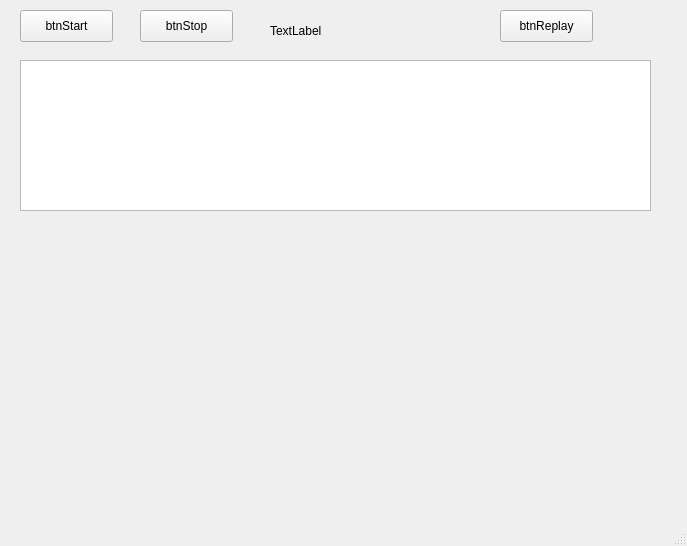
<?xml version="1.0" encoding="UTF-8"?>
<ui version="4.0">
 <class>MainWindow</class>
 <widget class="QMainWindow" name="MainWindow">
  <property name="geometry">
   <rect>
    <x>0</x>
    <y>0</y>
    <width>687</width>
    <height>546</height>
   </rect>
  </property>
  <property name="windowTitle">
   <string>MainWindow</string>
  </property>
  <widget class="QWidget" name="centralwidget">
   <widget class="QPushButton" name="startButton">
    <property name="geometry">
     <rect>
      <x>20</x>
      <y>10</y>
      <width>93</width>
      <height>32</height>
     </rect>
    </property>
    <property name="text">
     <string>btnStart</string>
    </property>
   </widget>
   <widget class="QPushButton" name="stopButton">
    <property name="geometry">
     <rect>
      <x>140</x>
      <y>10</y>
      <width>93</width>
      <height>32</height>
     </rect>
    </property>
    <property name="text">
     <string>btnStop</string>
    </property>
   </widget>
   <widget class="QTextEdit" name="logTextEdit">
    <property name="geometry">
     <rect>
      <x>20</x>
      <y>60</y>
      <width>631</width>
      <height>151</height>
     </rect>
    </property>
   </widget>
   <widget class="QLabel" name="statusLabel">
    <property name="geometry">
     <rect>
      <x>270</x>
      <y>20</y>
      <width>181</width>
      <height>21</height>
     </rect>
    </property>
    <property name="text">
     <string>TextLabel</string>
    </property>
   </widget>
   <widget class="QPushButton" name="replayButton">
    <property name="geometry">
     <rect>
      <x>500</x>
      <y>10</y>
      <width>93</width>
      <height>32</height>
     </rect>
    </property>
    <property name="text">
     <string>btnReplay</string>
    </property>
   </widget>
  </widget>
  <widget class="QMenuBar" name="menubar">
   <property name="geometry">
    <rect>
     <x>0</x>
     <y>0</y>
     <width>687</width>
     <height>29</height>
    </rect>
   </property>
  </widget>
  <widget class="QStatusBar" name="statusbar">
   <property name="sizeGripEnabled">
    <bool>true</bool>
   </property>
  </widget>
 </widget>
 <resources/>
 <connections/>
</ui>
